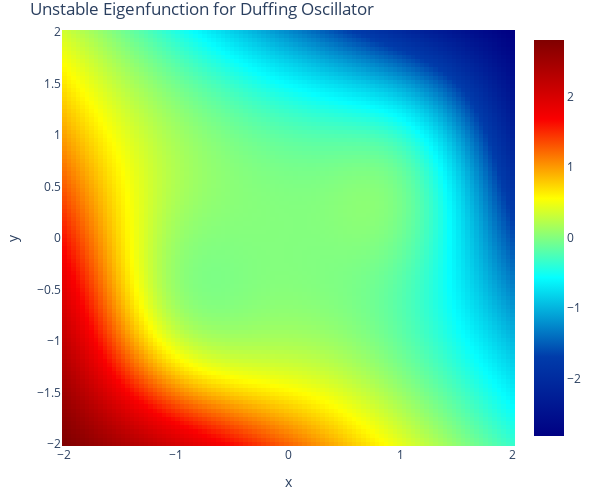

This figure's notebook cell:
### Markdown cell above
# Visualize

### Code cell
import plotly.graph_objects as go
import plotly.express as px
import pandas as pd
import numpy as np

"""
# Matplotlib not pretty 
fig = plt.figure(figsize=(15,5))
ax = fig.add_subplot(1, 2, 1, projection='3d')
ax.plot_surface(_x, _y, p + w1[0]*_x + w1[1]*_y, cmap=cm.coolwarm, linewidth=0, antialiased=False)
ax.plot_surface(_x, _y, -(w1[0]/2)*p2(_x,_y), cmap=cm.spring, linewidth=0, antialiased=False)
plt.show()
"""

layout = go.Layout(
    title = 'Overview',
    xaxis = go.layout.XAxis(
        title = 'x',
        showticklabels=True),
    yaxis = go.layout.YAxis(
        title = 'y',
        showticklabels=True
    )
)

fig = go.Figure(data=[go.Heatmap(z=p, x=x, y=y, colorscale='jet')], layout=layout)

fig.update_layout(title='Unstable Eigenfunction for Duffing Oscillator', autosize=False,
                  width=600, height=500,
                  margin=dict(l=15, r=20, b=15, t=30))

# fig.update_layout(scene_aspectmode='cube')
fig.show()

### Figure 1 — Plotly figure (JSON) as saved in the notebook; plotly's stock layout.template omitted (floating-point values rounded to 4 significant figures; data arrays with more than 128 entries replaced by an {"elided": "..."} marker saying what was removed)
{"data": [{"colorscale": [[0, "rgb(0,0,131)"], [0.2, "rgb(0,60,170)"], [0.4, "rgb(5,255,255)"], [0.6, "rgb(255,255,0)"], [0.8, "rgb(250,0,0)"], [1, "rgb(128,0,0)"]], "type": "heatmap", "x": [-2, -1.96, -1.919, -1.879, -1.838, -1.798, -1.758, -1.717, -1.677, -1.636, -1.596, -1.556, -1.515, -1.475, -1.434, -1.394, -1.354, -1.313, -1.273, -1.232, -1.192, -1.152, -1.111, -1.071, -1.03, -0.9899, -0.9495, -0.9091, -0.8687, -0.8283, -0.7879, -0.7475, -0.7071, -0.6667, -0.6263, -0.5859, -0.5455, -0.5051, -0.4646, -0.4242, -0.3838, -0.3434, -0.303, -0.2626, -0.2222, -0.1818, -0.1414, -0.101, -0.06061, -0.0202, 0.0202, 0.06061, 0.101, 0.1414, 0.1818, 0.2222, 0.2626, 0.303, 0.3434, 0.3838, 0.4242, 0.4646, 0.5051, 0.5455, 0.5859, 0.6263, 0.6667, 0.7071, 0.7475, 0.7879, 0.8283, 0.8687, 0.9091, 0.9495, 0.9899, 1.03, 1.071, 1.111, 1.152, 1.192, 1.232, 1.273, 1.313, 1.354, 1.394, 1.434, 1.475, 1.515, 1.556, 1.596, 1.636, 1.677, 1.717, 1.758, 1.798, 1.838, 1.879, 1.919, 1.96, 2], "y": [-2, -1.96, -1.919, -1.879, -1.838, -1.798, -1.758, -1.717, -1.677, -1.636, -1.596, -1.556, -1.515, -1.475, -1.434, -1.394, -1.354, -1.313, -1.273, -1.232, -1.192, -1.152, -1.111, -1.071, -1.03, -0.9899, -0.9495, -0.9091, -0.8687, -0.8283, -0.7879, -0.7475, -0.7071, -0.6667, -0.6263, -0.5859, -0.5455, -0.5051, -0.4646, -0.4242, -0.3838, -0.3434, -0.303, -0.2626, -0.2222, -0.1818, -0.1414, -0.101, -0.06061, -0.0202, 0.0202, 0.06061, 0.101, 0.1414, 0.1818, 0.2222, 0.2626, 0.303, 0.3434, 0.3838, 0.4242, 0.4646, 0.5051, 0.5455, 0.5859, 0.6263, 0.6667, 0.7071, 0.7475, 0.7879, 0.8283, 0.8687, 0.9091, 0.9495, 0.9899, 1.03, 1.071, 1.111, 1.152, 1.192, 1.232, 1.273, 1.313, 1.354, 1.394, 1.434, 1.475, 1.515, 1.556, 1.596, 1.636, 1.677, 1.717, 1.758, 1.798, 1.838, 1.879, 1.919, 1.96, 2], "z": {"elided": "100x100 float values"}}], "layout": {"autosize": false, "height": 500, "margin": {"b": 15, "l": 15, "r": 20, "t": 30}, "title": {"text": "Unstable Eigenfunction for Duffing Oscillator"}, "width": 600, "xaxis": {"showticklabels": true, "title": {"text": "x"}}, "yaxis": {"showticklabels": true, "title": {"text": "y"}}}}
